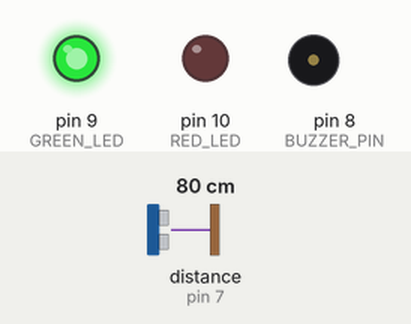
The sketch below on a simulated Arduino Uno, built with avr-gcc and run on an emulated ATmega328P. Shown: output pins drawn as LEDs (lit = HIGH), buzzer (waves = sounding, pin HIGH). Wiring (inferred from the names in the program): ultrasonic range finder: trigger pin 6; echo pin 7. The test bench sets the inputs (shaded band); at power-on: distance to the obstacle (sensor on pin 7) 80 cm. The echo pulse lasts 58.3 µs per cm; pins used as bus, display or sensor lines are not drawn.

Above: at 1.2 s.
1.3 s: distance to the obstacle (sensor on pin 7) set to 23 cm
2.8 s: distance to the obstacle (sensor on pin 7) set to 18 cm
At 3.9 s:
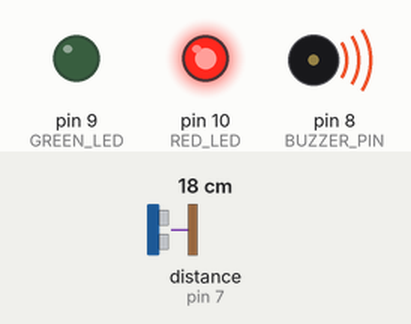
4.3 s: distance to the obstacle (sensor on pin 7) set to 35 cm
At 4.9 s:
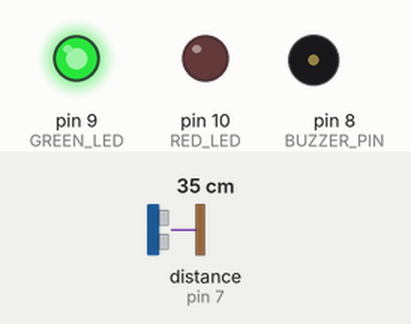
5.8 s: distance to the obstacle (sensor on pin 7) set to 2 cm
At 7.1 s:
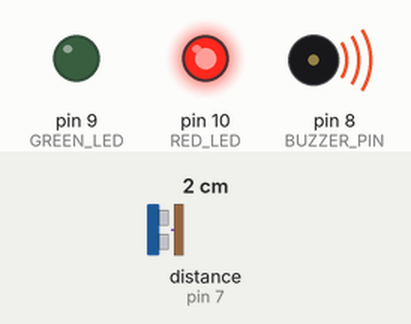
Timing chart, 0 to 8.3 s (numbered marks = the images above; inputs shaded):
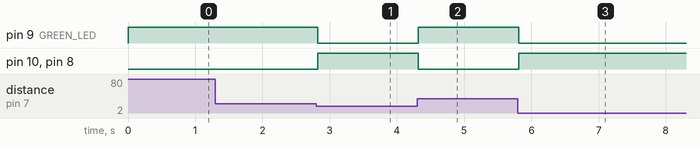

Measured:
- the behaviour switches between 21 and 20 cm on distance to the obstacle (sensor on pin 7) (found by bisection; images 0 and 1)
- after the input at 1.3 s, every drawn part: stays the same
- after the input at 2.8 s, pin 9 (GREEN_LED): HIGH → LOW at once; pin 10 (RED_LED), pin 8 (BUZZER_PIN): LOW → HIGH at once
- after the input at 4.3 s, pin 9 (GREEN_LED): LOW → HIGH at once; pin 10 (RED_LED), pin 8 (BUZZER_PIN): HIGH → LOW at once
- after the input at 5.8 s, pin 9 (GREEN_LED): HIGH → LOW at once; pin 10 (RED_LED), pin 8 (BUZZER_PIN): LOW → HIGH at once

The sketch:

vehicle_parking_alert_system_code_senpai1.ino
```cpp
/* Define pin numbers */
#define TRIG_PIN   6
#define ECHO_PIN   7
#define BUZZER_PIN 8
#define RED_LED    10
#define GREEN_LED  9

/* Variables */
long duration;
int distance;

void setup()
{
    pinMode(TRIG_PIN, OUTPUT);
    pinMode(ECHO_PIN, INPUT);

    pinMode(BUZZER_PIN, OUTPUT);
    pinMode(RED_LED, OUTPUT);
    pinMode(GREEN_LED, OUTPUT);

}

void loop()
{
    // Generate ultrasonic pulse
    digitalWrite(TRIG_PIN, LOW);
    delayMicroseconds(2);

    digitalWrite(TRIG_PIN, HIGH);
    delayMicroseconds(10);

    digitalWrite(TRIG_PIN, LOW);

    // Read echo pulse duration
    duration = pulseIn(ECHO_PIN, HIGH);

    // Convert to distance (cm)
    distance = (duration * 0.034) / 2;

    // WARNING LEVEL
    if (distance < 20)
    {
        digitalWrite(RED_LED, HIGH);
        digitalWrite(GREEN_LED, LOW);
        digitalWrite(BUZZER_PIN, HIGH);
        Serial.println("FLOOD ALERT!");
    }
    // SAFE LEVEL
    else
    {
        digitalWrite(RED_LED, LOW);
        digitalWrite(GREEN_LED, HIGH);
        digitalWrite(BUZZER_PIN, LOW);
        Serial.println("Water Level Normal");
    }

    delay(25);
}
```
